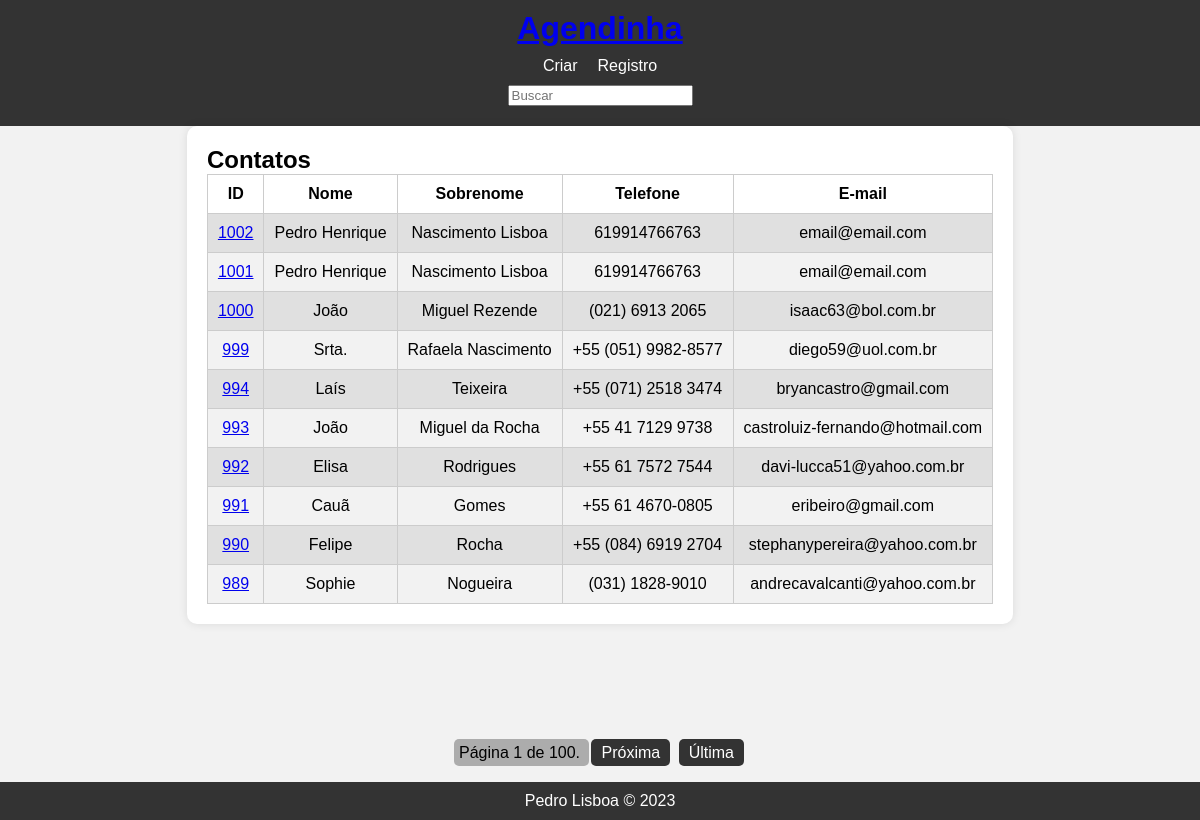
The page / on the database its author committed.
### contato/models.py (models this page shows, shortened)
class Contato(models.Model):
    nome = models.CharField(max_length=50)
    sobrenome = models.CharField(max_length=50, blank=True)
    telefone = models.CharField(max_length=50)
    email = models.EmailField(max_length=254)
    data_de_criacao = models.DateTimeField(default=timezone.now)
    descricao = models.TextField(blank=True)
    mostrar = models.BooleanField(default=True)
    imagem = models.ImageField(blank=True, upload_to='imagens/%Y/%m')
    categoria = models.ForeignKey(
        Categoria,
        on_delete=models.SET_NULL,
        blank=True,
        null=True)
    dono = models.ForeignKey(
        User,
        on_delete=models.SET_NULL,
        blank=True,
        null=True)
    class Meta:
        verbose_name = 'Cantato'
        verbose_name_plural = 'Contatos'

### contato/views/contato_views.py (the view)
# urls.py: path('', index, name='index'),
def index(request):
    contatos = Contato.objects.filter(mostrar=True).order_by('-id')
    paginator = Paginator(contatos, 10)
    page_number = request.GET.get("page")
    page_obj = paginator.get_page(page_number)
    context = {
        'contatos': page_obj,
    }
    return render(request, 'index.html', context)

### contato/templates/index.html (shortened to what this page needs)
{% extends "base.html" %}
{% block conteudo %}
    <div class="container__main">
        <div class="container__contatos">
            <h2>Contatos</h2>
            <table>
                <thead>
                    <tr>
                        <th>ID</th>
                        <th>Nome</th>
                        <th>Sobrenome</th>
                        <th>Telefone</th>
                        <th>E-mail</th>
                    </tr>
                </thead>
                <tbody>
                    {% for contato in contatos %}
                        <tr>
                            <td>
                                <a href="{% url 'contato_unico' contato.id %}">{{contato.id}}</a>
                            </td>
                            <td>{{contato.nome}}</td>
                            <td>{{contato.sobrenome}}</td>
                            <td>{{contato.telefone}}</td>
                            <td>{{contato.email}}</td>
                        </tr>
                    {% endfor %}
                </tbody>
            </table>
        </div>
    </div>
    {% include "pagination.html" %}
{% endblock conteudo %}

### contato/static/css/style.css (style rules this page uses)
body, h1, h2, h3, ul, li { margin: 0; padding: 0; }
body { background-color: #f2f2f2; font-family: Helvetica, Arial, sans-serif; }
.container__main { text-align: center; padding-bottom: 100px; }
.container__contatos { display: inline-block; text-align: left; padding: 20px; background-color: #fff; border-radius: 10px; box-shadow: 0 0 10px rgba(0, 0, 0, 0.1); }
table { width: 100%; border-collapse: collapse; }
table, th, td { border: 1px solid #ccc; }
th, td { padding: 10px; text-align: center; }
tbody tr:nth-child(even) { background-color: #f2f2f2; }
tbody tr:nth-child(odd) { background-color: #e0e0e0; }

### rows shown on the page
Contato: id "1002", nome "Pedro Henrique", sobrenome "Nascimento Lisboa", telefone "619914766763", email "email@email.com"
Contato: id "1001", nome "Pedro Henrique", sobrenome "Nascimento Lisboa", telefone "619914766763", email "email@email.com"
Contato: id "1000", nome "João", sobrenome "Miguel Rezende", telefone "(021) 6913 2065", email "isaac63@bol.com.br"
Contato: id "999", nome "Srta.", sobrenome "Rafaela Nascimento", telefone "+55 (051) 9982-8577", email "diego59@uol.com.br"
Contato: id "994", nome "Laís", sobrenome "Teixeira", telefone "+55 (071) 2518 3474", email "bryancastro@gmail.com"
Contato: id "993", nome "João", sobrenome "Miguel da Rocha", telefone "+55 41 7129 9738", email "castroluiz-fernando@hotmail.com"
Contato: id "992", nome "Elisa", sobrenome "Rodrigues", telefone "+55 61 7572 7544", email "davi-lucca51@yahoo.com.br"
Contato: id "991", nome "Cauã", sobrenome "Gomes", telefone "+55 61 4670-0805", email "eribeiro@gmail.com"
Contato: id "990", nome "Felipe", sobrenome "Rocha", telefone "+55 (084) 6919 2704", email "stephanypereira@yahoo.com.br"
Contato: id "989", nome "Sophie", sobrenome "Nogueira", telefone "(031) 1828-9010", email "andrecavalcanti@yahoo.com.br"

### other values the page prints
{{ contatos.number }} "1"
{{ contatos.paginator.num_pages }} "100"
